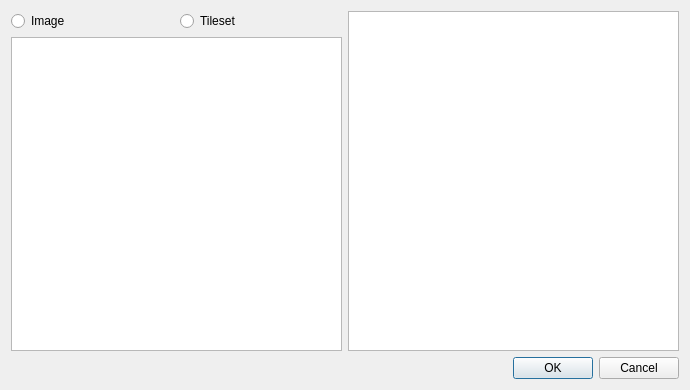
<?xml version="1.0" encoding="UTF-8"?>
<ui version="4.0">
 <class>SolarusEditor::ChangeSourceImageDialog</class>
 <widget class="QDialog" name="SolarusEditor::ChangeSourceImageDialog">
  <property name="geometry">
   <rect>
    <x>0</x>
    <y>0</y>
    <width>690</width>
    <height>390</height>
   </rect>
  </property>
  <property name="windowTitle">
   <string>Change source image</string>
  </property>
  <layout class="QVBoxLayout" name="verticalLayout_3">
   <item>
    <layout class="QVBoxLayout" name="vertical_layout_2">
     <item>
      <layout class="QHBoxLayout" name="horizontalLayout_2">
       <item>
        <layout class="QVBoxLayout" name="verticalLayout_2">
         <item>
          <layout class="QHBoxLayout" name="horizontalLayout">
           <item>
            <widget class="QRadioButton" name="image_value">
             <property name="text">
              <string>Image</string>
             </property>
            </widget>
           </item>
           <item>
            <widget class="QRadioButton" name="tileset_value">
             <property name="text">
              <string>Tileset</string>
             </property>
            </widget>
           </item>
          </layout>
         </item>
         <item>
          <widget class="QTreeView" name="file_tree_view"/>
         </item>
        </layout>
       </item>
       <item>
        <widget class="QGraphicsView" name="image_view"/>
       </item>
      </layout>
     </item>
     <item>
      <widget class="QDialogButtonBox" name="button_box">
       <property name="orientation">
        <enum>Qt::Horizontal</enum>
       </property>
       <property name="standardButtons">
        <set>QDialogButtonBox::Cancel|QDialogButtonBox::Ok</set>
       </property>
      </widget>
     </item>
    </layout>
   </item>
  </layout>
 </widget>
 <resources/>
 <connections>
  <connection>
   <sender>button_box</sender>
   <signal>accepted()</signal>
   <receiver>SolarusEditor::ChangeSourceImageDialog</receiver>
   <slot>accept()</slot>
   <hints>
    <hint type="sourcelabel">
     <x>248</x>
     <y>254</y>
    </hint>
    <hint type="destinationlabel">
     <x>157</x>
     <y>274</y>
    </hint>
   </hints>
  </connection>
  <connection>
   <sender>button_box</sender>
   <signal>rejected()</signal>
   <receiver>SolarusEditor::ChangeSourceImageDialog</receiver>
   <slot>reject()</slot>
   <hints>
    <hint type="sourcelabel">
     <x>316</x>
     <y>260</y>
    </hint>
    <hint type="destinationlabel">
     <x>286</x>
     <y>274</y>
    </hint>
   </hints>
  </connection>
 </connections>
</ui>
